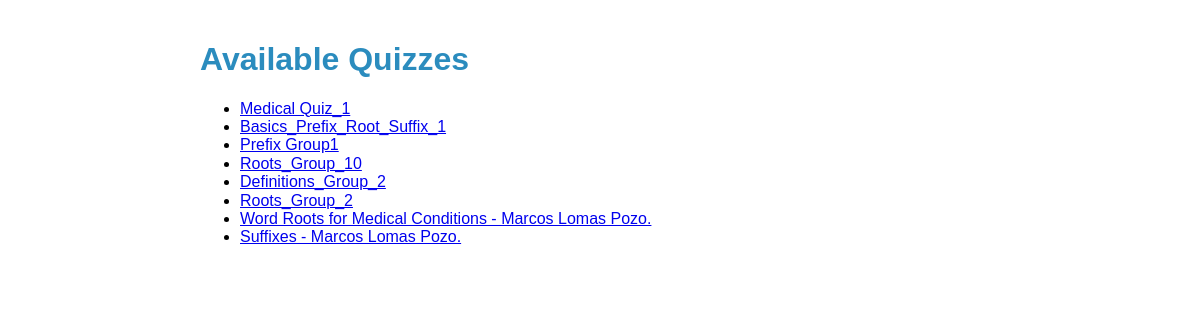
/assessments/, run on the app's committed database.
### assessments/models.py (models this page shows, shortened)
class Quiz(models.Model):
    title = models.CharField(max_length=100)

### assessments/views.py (the view)
# urls.py: path("", views.quiz_list, name="quiz_list"),
def quiz_list(request):
    quizzes = Quiz.objects.all()
    return render(request, "assessments/quiz_list.html", {"quizzes": quizzes})

### assessments/templates/assessments/quiz_list.html (shortened to what this page needs)
{% load static %}
<!DOCTYPE html>
<html lang="en">
  <head>
    <link
      rel="stylesheet"
      href="https://cdnjs.cloudflare.com/ajax/libs/normalize/8.0.1/normalize.min.css"
    />
    <link rel="stylesheet" href="{% static 'css/styles.css' %}" />
  </head>
  <body>
    <h1>Available Quizzes</h1>
    <ul class="quiz-list">
      {% for quiz in quizzes %}
      <li>
        <a
          href="{% url 'quiz_detail' quiz.id %}"
          hx-get="{% url 'quiz_detail' quiz.id %}"
          hx-target="#quiz-details"
          hx-swap="innerHTML"
          aria-label="View details for {{ quiz.title }}"
          >{{ quiz.title }}</a
        >
      </li>
      {% empty %}
      <li>No quizzes available at the moment.</li>
      {% endfor %}
    </ul>
  </body>
</html>

### assessments/templates/assessments/quiz_list.html (style rules this page uses)
body { font-family: Arial, sans-serif; padding: 20px; max-width: 800px; margin: auto; }
h1 { color: #2b8cbe; }
.quiz-list { margin-top: 20px; }

### data on the page
Quiz: title "Medical Quiz_1"
Quiz: title "Basics_Prefix_Root_Suffix_1"
Quiz: title "Prefix Group1"
Quiz: title "Roots_Group_10"
Quiz: title "Definitions_Group_2"
Quiz: title "Roots_Group_2"
Quiz: title "Word Roots for Medical Conditions - Marcos Lomas Pozo."
Quiz: title "Suffixes - Marcos Lomas Pozo."
